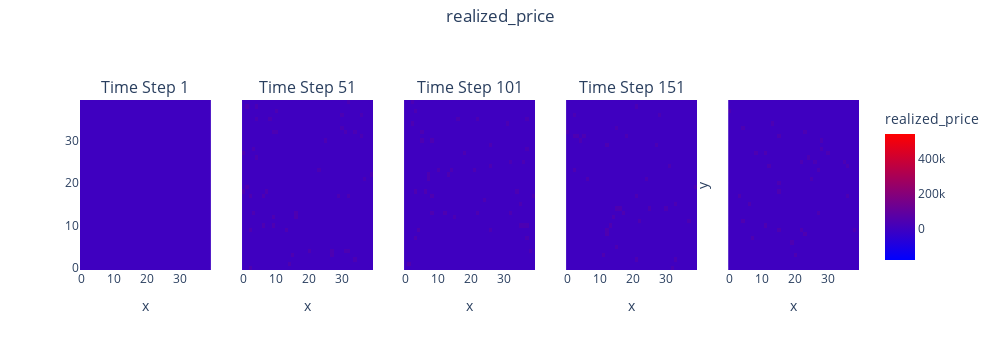

Here is the notebook cell this chart was saved with:
### Code cell
# Plot one row of heatmaps for realized price in last time step

min_realized_price = land_df['realized_price'].min()
max_realized_price = land_df['realized_price'].max()

df = land_df
z = 'realized_price'
color_scale = [[0, 'blue'], [1, 'red']]

# df = land_df
# z = 'warranted_price'
#  # z = 'warranted _rent' # z = 'realized_price' # z = 'net_rent'
# z = 'p_dot'
# color_scale = 'Viridis'

fig = make_subplots(
    rows=1,
    cols=no_time_steps_to_plot,
    shared_yaxes=True,
    subplot_titles=[f'Time Step {time_steps[i]}' for i in range(0, len(time_steps), len(time_steps)//(no_time_steps_to_plot-1))]
)

# Define x and y axis titles
x_axis_title = 'x'
y_axis_title = 'y'

for i, time_step in enumerate(time_vals_to_plot):
    df_at_time_step = df.query("time_step == @time_step")

    # Create an Is Working Heatmap with a colorbar TODO make sure there is a square aspect ratio
    heatmap1 = go.Heatmap(
        x=df_at_time_step['x'],
        y=df_at_time_step['y'],
        z=df_at_time_step[z],
        colorscale=color_scale,
        colorbar=dict(title=z),
        showscale=False,
        # showlegend=(i == 0)  # Show legend for the first plot in each row
        zmin=min_realized_price,  # Set the color axis minimum
        zmax=max_realized_price   # Set the color axis maximum
    )
    fig.add_trace(heatmap1, row=1, col=i + 1)

    # Label x and y axes for each subplot
    fig.update_xaxes(title_text=x_axis_title, row=1, col=i + 1)
fig.update_yaxes(title_text=y_axis_title, row=1, col=i + 1)

# Add a single color bar to the layout
fig.add_trace(go.Heatmap(x=[None], y=[None], z=[[min(df[z]), max(df[z])]], colorscale=color_scale, colorbar=dict(title=z)), row=1, col=no_time_steps_to_plot)

fig.update_layout(
    title_text=z,
    width=1000,
    height=350,
    title_x=0.5,   # Center the title
    title_y=0.97,  # Adjust the title position
)

fig.show()

### Figure 1 — Plotly figure (JSON) as saved in the notebook; plotly's stock layout.template omitted (floating-point values rounded to 4 significant figures; data arrays with more than 128 entries replaced by an {"elided": "..."} marker saying what was removed)
{"data": [{"colorbar": {"title": {"text": "realized_price"}}, "colorscale": [[0, "blue"], [1, "red"]], "showscale": false, "type": "heatmap", "x": {"elided": "1600 int values"}, "xaxis": "x", "y": {"elided": "1600 int values"}, "yaxis": "y", "z": {"elided": "1600 float values"}, "zmax": 537600.0, "zmin": -174600.0}, {"colorbar": {"title": {"text": "realized_price"}}, "colorscale": [[0, "blue"], [1, "red"]], "showscale": false, "type": "heatmap", "x": {"elided": "1600 int values"}, "xaxis": "x2", "y": {"elided": "1600 int values"}, "yaxis": "y2", "z": {"elided": "1600 float values"}, "zmax": 537600.0, "zmin": -174600.0}, {"colorbar": {"title": {"text": "realized_price"}}, "colorscale": [[0, "blue"], [1, "red"]], "showscale": false, "type": "heatmap", "x": {"elided": "1600 int values"}, "xaxis": "x3", "y": {"elided": "1600 int values"}, "yaxis": "y3", "z": {"elided": "1600 float values"}, "zmax": 537600.0, "zmin": -174600.0}, {"colorbar": {"title": {"text": "realized_price"}}, "colorscale": [[0, "blue"], [1, "red"]], "showscale": false, "type": "heatmap", "x": {"elided": "1600 int values"}, "xaxis": "x4", "y": {"elided": "1600 int values"}, "yaxis": "y4", "z": {"elided": "1600 float values"}, "zmax": 537600.0, "zmin": -174600.0}, {"colorbar": {"title": {"text": "realized_price"}}, "colorscale": [[0, "blue"], [1, "red"]], "showscale": false, "type": "heatmap", "x": {"elided": "1600 int values"}, "xaxis": "x5", "y": {"elided": "1600 int values"}, "yaxis": "y5", "z": {"elided": "1600 float values"}, "zmax": 537600.0, "zmin": -174600.0}, {"colorbar": {"title": {"text": "realized_price"}}, "colorscale": [[0, "blue"], [1, "red"]], "type": "heatmap", "x": [null], "xaxis": "x5", "y": [null], "yaxis": "y5", "z": [[-174600.0, 537600.0]]}], "layout": {"annotations": [{"font": {"size": 16}, "showarrow": false, "text": "Time Step 1", "x": 0.084, "xanchor": "center", "xref": "paper", "y": 1, "yanchor": "bottom", "yref": "paper"}, {"font": {"size": 16}, "showarrow": false, "text": "Time Step 51", "x": 0.292, "xanchor": "center", "xref": "paper", "y": 1, "yanchor": "bottom", "yref": "paper"}, {"font": {"size": 16}, "showarrow": false, "text": "Time Step 101", "x": 0.5, "xanchor": "center", "xref": "paper", "y": 1, "yanchor": "bottom", "yref": "paper"}, {"font": {"size": 16}, "showarrow": false, "text": "Time Step 151", "x": 0.708, "xanchor": "center", "xref": "paper", "y": 1, "yanchor": "bottom", "yref": "paper"}], "height": 350, "title": {"text": "realized_price", "x": 0.5, "y": 0.97}, "width": 1000, "xaxis": {"anchor": "y", "domain": [0, 0.168], "title": {"text": "x"}}, "xaxis2": {"anchor": "y2", "domain": [0.208, 0.376], "title": {"text": "x"}}, "xaxis3": {"anchor": "y3", "domain": [0.416, 0.584], "title": {"text": "x"}}, "xaxis4": {"anchor": "y4", "domain": [0.624, 0.792], "title": {"text": "x"}}, "xaxis5": {"anchor": "y5", "domain": [0.832, 1], "title": {"text": "x"}}, "yaxis": {"anchor": "x", "domain": [0, 1]}, "yaxis2": {"anchor": "x2", "domain": [0, 1], "matches": "y", "showticklabels": false}, "yaxis3": {"anchor": "x3", "domain": [0, 1], "matches": "y", "showticklabels": false}, "yaxis4": {"anchor": "x4", "domain": [0, 1], "matches": "y", "showticklabels": false}, "yaxis5": {"anchor": "x5", "domain": [0, 1], "matches": "y", "showticklabels": false, "title": {"text": "y"}}}}
